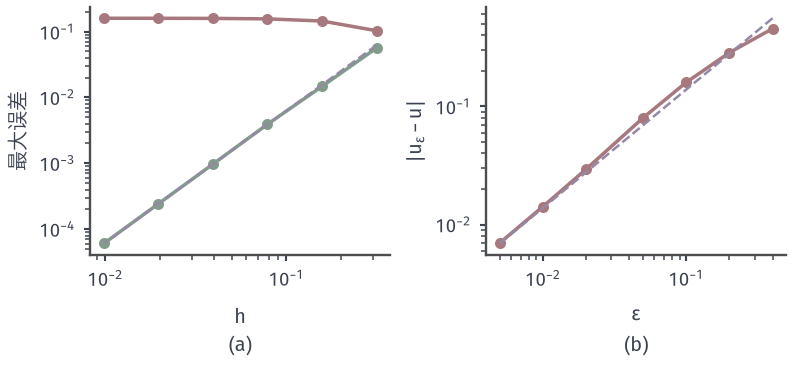

Here is the Python script that generated this plot:
from pathlib import Path
import sys
ROOT = next(p for p in Path(__file__).resolve().parents if (p/"build.sh").is_file() and (p/"tex/book.tex").is_file())
sys.path.insert(0, str(ROOT/"figures/06-differential-equations/02-partial-differential-equations/matplotlib/hj-common"))
from hj_common import *
HERE = Path(__file__).resolve().parent
# Target: separate eps->0 from mesh refinement. (a) fixed eps=.1, central differences/explicit Euler on periodic grid, sup-norm
# error at t=pi/2 against u_eps (exact) and against the limit u (Hopf-Lax). (b) |u_eps-u| at x=0 versus eps, reference 2 ln2 eps.
fig, axs = figure(width_mm=112, height_mm=52, ncols=2)
t_end=np.pi/2; ys=np.linspace(-20,20,160001); eps=.1
Ns=[20,40,80,160,320,640]; E1=[];E2=[];H=[]
for N in Ns:
    h=2*np.pi/N; x=-np.pi+h*np.arange(N); tau0=min(.4*h*h/eps,.4*h); n=int(np.ceil(t_end/tau0)); tau=t_end/n
    u=np.cos(x)
    for _ in range(n):
        ux=(np.roll(u,-1)-np.roll(u,1))/(2*h); uxx=(np.roll(u,-1)-2*u+np.roll(u,1))/h/h
        u=u+tau*(-.5*ux*ux+eps*uxx)
    ue=cole_hopf(x,t_end,eps,np.cos,ys); uh,_=hopf_lax(x,t_end,np.cos,ys)
    E1.append(np.abs(u-ue).max()); E2.append(np.abs(u-uh).max()); H.append(h)
print(list(zip(Ns,E1,E2)))
ax=axs[0]; style(ax); ax.loglog(H,E1,'-o',ms=3.4,color=GREEN,lw=1.4); ax.loglog(H,E2,'-o',ms=3.4,color=RED,lw=1.4)
H=np.array(H); ax.loglog(H,E1[-1]*(H/H[-1])**2,color=PURPLE,lw=1,ls='--'); ax.set_ylabel('最大误差'); sub(ax,'a','$h$')
ax=axs[1]; style(ax); es=np.array([.4,.2,.1,.05,.02,.01,.005]); D=[]
for e in es:
    D.append(float(np.pi/4-cole_hopf(np.array([0.]),t_end,e,np.cos,ys)[0]))
print(list(zip(es,D,2*np.log(2)*es)))
ax.loglog(es,D,'-o',ms=3.4,color=RED,lw=1.4); ax.loglog(es,2*np.log(2)*es,color=PURPLE,lw=1,ls='--'); ax.set_ylabel('$|u_\\varepsilon-u|$'); sub(ax,'b','$\\varepsilon$')
save(fig,HERE,'figure',{'formula':'central differences; eps=.1; t=pi/2','Ns':Ns,'E1':[float(v) for v in E1],'E2':[float(v) for v in E2]})
